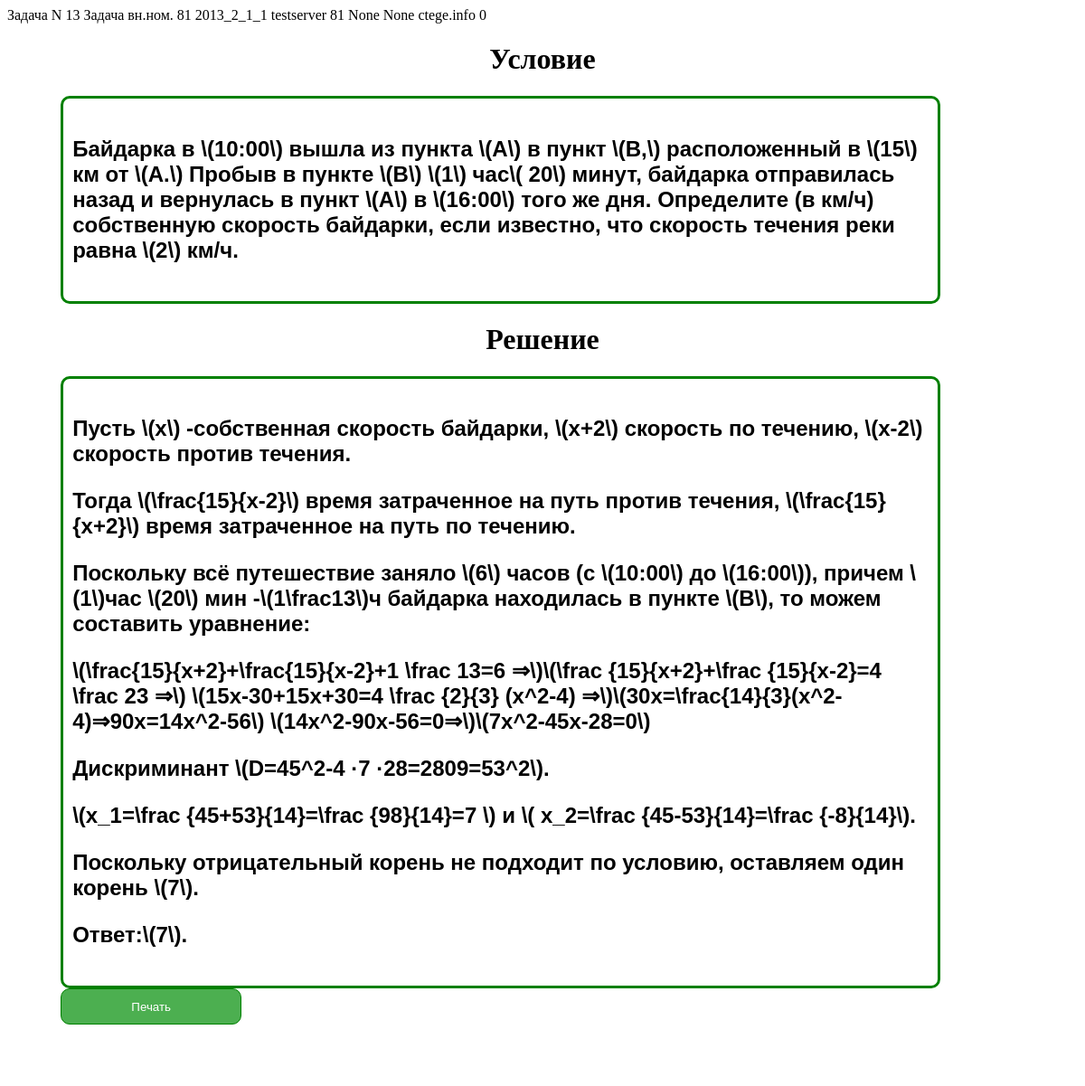
The page /task/82/ on the database as committed earlier.
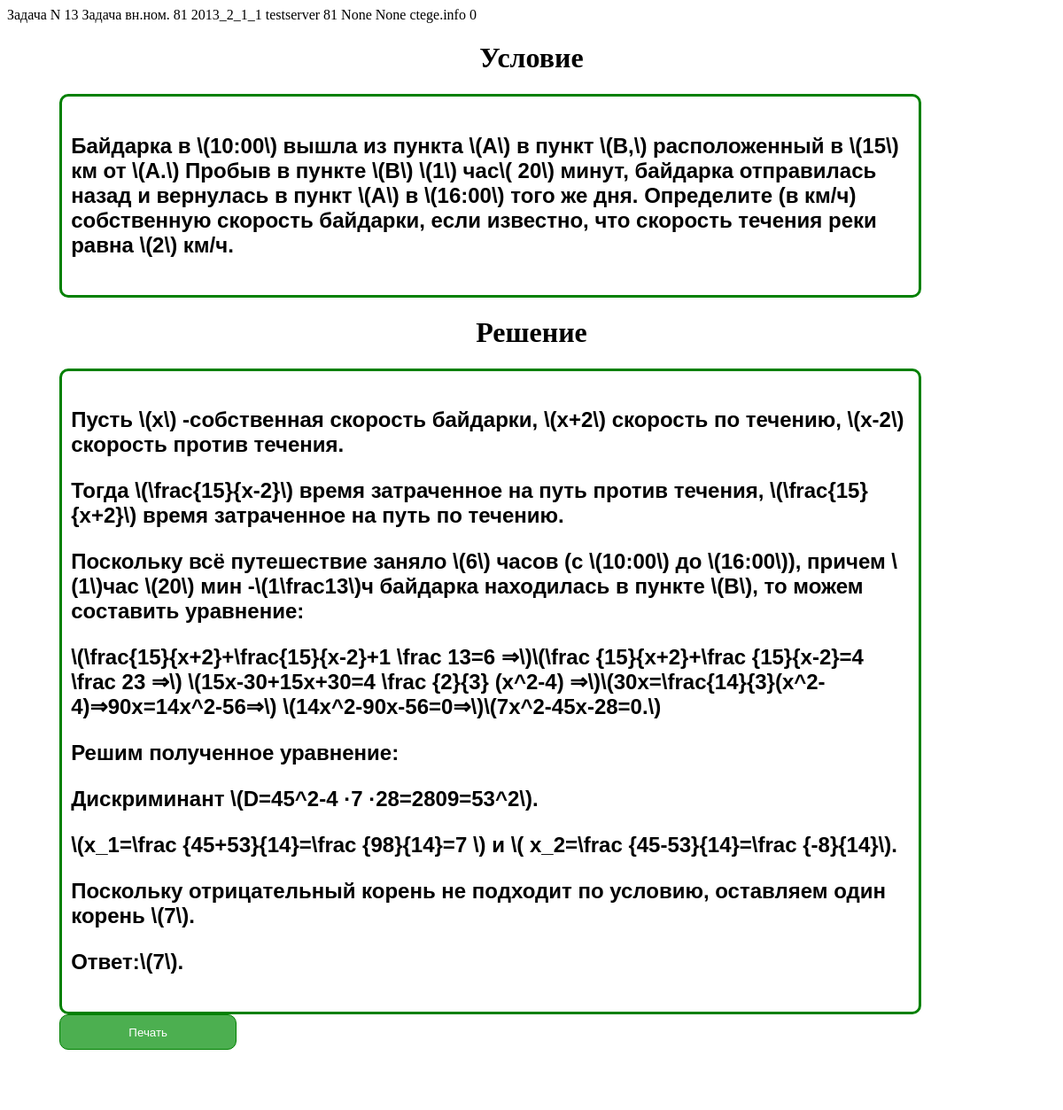
The same page on the database as committed later.
### main/models.py (models this page shows, shortened)
class Probl(models.Model):
    condition_txt = models.TextField(blank=True, null=True, default='')
    solution_txt = models.TextField(blank=True, null=True, default='')
    hint_txt = models.CharField(max_length=1000, blank=True, null=True, default='')
    complexity = models.IntegerField(blank=True, null=True, default=0)
    topic = models.ForeignKey('topic', on_delete=models.PROTECT, default='')
    result = models.CharField(max_length=200, blank=True, null=True, default='')
    result_full = models.CharField(max_length=200, blank=True, null=True, default='')
    ege = models.IntegerField(blank=True, null=True, default=0)
    place_ege = models.CharField(max_length=100, blank=True, null=True, default='')
    tip_ege = models.IntegerField(blank=True, null=True, default=0)
    gkey = models.CharField(max_length=20, blank=True, null=True, default='')
    number_task = models.IntegerField(blank=True, null=True, default=0)
    variant = models.IntegerField(blank=True, null=True, default=0)
    source = models.CharField(max_length=100, blank=True, null=True, default='')
    name_potok = models.CharField(max_length=50, blank=True, null=True, default='')
    date = models.DateTimeField(blank=True, null=True)
    school_class = models.IntegerField(blank=True, null=True, default=0)
    nopor = models.IntegerField(blank=True, null=True, default=0)
    class Meta:
        verbose_name = 'probl'
        verbose_name_plural = 'probls'

### main/views.py (the view)
# urls.py: path('task/<int:pkk>/', views.task, name='task'),
def task(request, pkk):
    houm = 0
    if "DESKTOP" in socket.gethostname():
        houm = 1
    tsk = Probl.objects.filter(pk=pkk)
    context = {
        'houm': houm,
        'tsk': tsk
    }
    return render(request, 'main/task.html', context=context)

### main/templates/main/task.html (shortened to what this page needs)
<!doctype html>
<html lang="en" xmlns="http://www.w3.org/1999/html">
<head>
</head>
<body>
 {% autoescape off %}
{% for t in tsk %}
 <a>Задача N {{t.number_task}}</a>
<a>Задача вн.ном. {{t.nopor}}</a>
    <a>{{t.gkey}}</a>
    <a>{{request.get_host}}</a>
    <a>{{t.ege}}</a>
    <a>{{t.place_ege}}</a>
    <a>{{t.name_potok}}</a>
    <a>{{t.source}}</a>
    <a>{{t.complexity}}</a>
<H1 align="center">Условие</H1>
<div class="px_l">
    {%if t.condition_txt%}
      <h4 align="left"> {{t.condition_txt }} </h4>
    {%endif%}
</div>
<H1 align="center">Решение</H1>
          <div class="px_l">
             <h4 align="left"> {{t.solution_txt }} </h4>
           </div>
<div class="btn-group">
 <button style="height:40px;width:200px;border-radius:10px" onclick="window.print()">Печать</button>
</div>
  {%endfor%}
{% endautoescape %}
</body>
</html>

### main/templates/main/task.html (style rules this page uses)
.btn-group button { width: 10%; height: 20%; background-color: #4CAF50; border: 1px solid green; color: white; margin-left: 5%; margin-bottom: 5%; cursor: pointer; float: left; }
.btn-group:after { content: ""; clear: both; display: table; }
.px_l { padding: 10px; width: 80%; font-size:24px; background-color: white; margin-left: 5%; border-radius: 10px; border: 3px solid green; font-family: "Goudy Bookletter 1911", sans-serif; }

Rows that differ between the two databases and show on the page:
changed Probl "None": solution_txt "…\\(15x-30+15x+30=4 \\frac {2}{3} (x^2-4) ⇒\\)\\(30x=\\frac{14}{3}(x^2-4)⇒90x=14x^2-56\\) \\(14x^2-90x-56=0⇒\\)\\(7x^2-45x-28=0\\) Дискриминант \\(D=45^2-4 ·7 ·28=2809=53^2\\).…" → "…\\(15x-30+15x+30=4 \\frac {2}{3} (x^2-4) ⇒\\)\\(30x=\\frac{14}{3}(x^2-4)⇒90x=14x^2-56⇒\\) \\(14x^2-90x-56=0⇒\\)\\(7x^2-45x-28=0.\\) Решим полученное уравнение: Дискриминант \\(D=45^2-4 ·7 ·28=2809=53^2\\).…"
